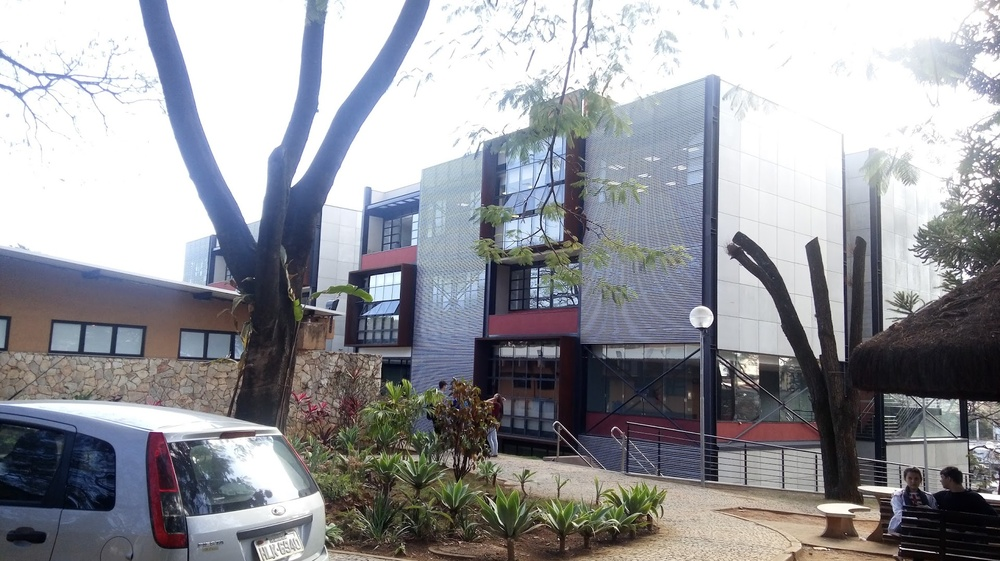
#> input picture new_data/c2.jpg, 1000 x 561 px, shrunk from 1920 x 1078 before the run
$ python main.py
#> lines starting #> are read from the running program, lines starting #| are printed output that depends on the picture
import cv2
from matplotlib import pyplot as plt
import numpy as np

if __name__ == '__main__':

    img_path = "new_data/c2.jpg"
    img = cv2.imread(img_path, 0) # load an image
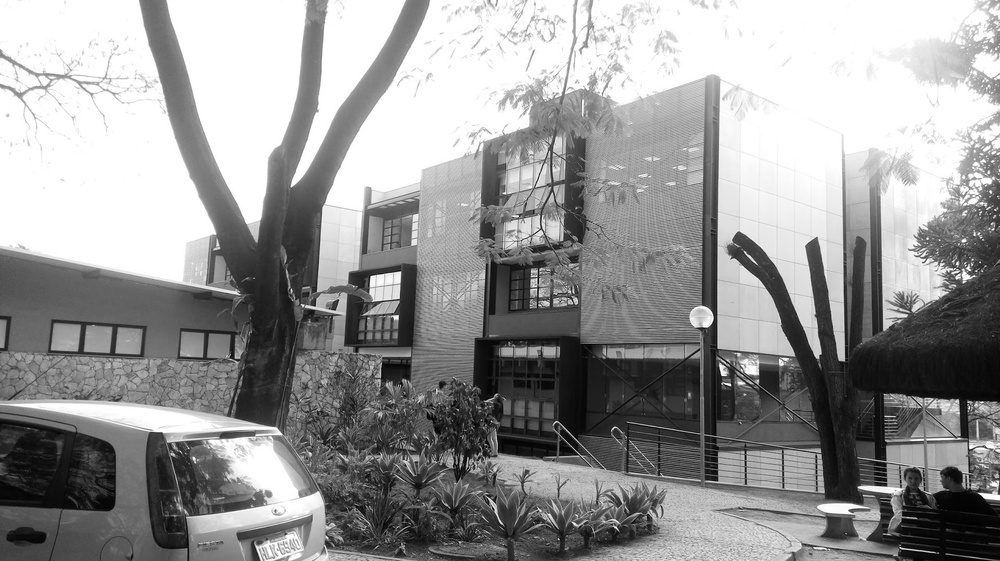
#> img: shape (561, 1000); min 0, max 255, mean 151.6

    # A saída é uma matriz complexa 2D. 1º canal real e 2º imaginário
    # Para fft in opencv, a imagem de entrada precisa ser convertida para float32
    dft = cv2.dft(np.float32(img), flags=cv2.DFT_COMPLEX_OUTPUT)

    # Reorganiza uma transformada de Fourier X mudando a frequência zero
    # componente ao centro da matriz.
    # Caso contrário, começa no topo esquerdo do corenr da imagem (array)
    dft_shift = np.fft.fftshift(dft)

    # Magnitude da função é 20.log (abs (f))
    # Para valores que são 0, podemos acabar com valores indeterminados para log.
    # Portanto, podemos adicionar 1 ao array para evitar ver um warning.
    magnitude_spectrum = 20 * np.log(cv2.magnitude(dft_shift[:, :, 0], dft_shift[:, :, 1]))
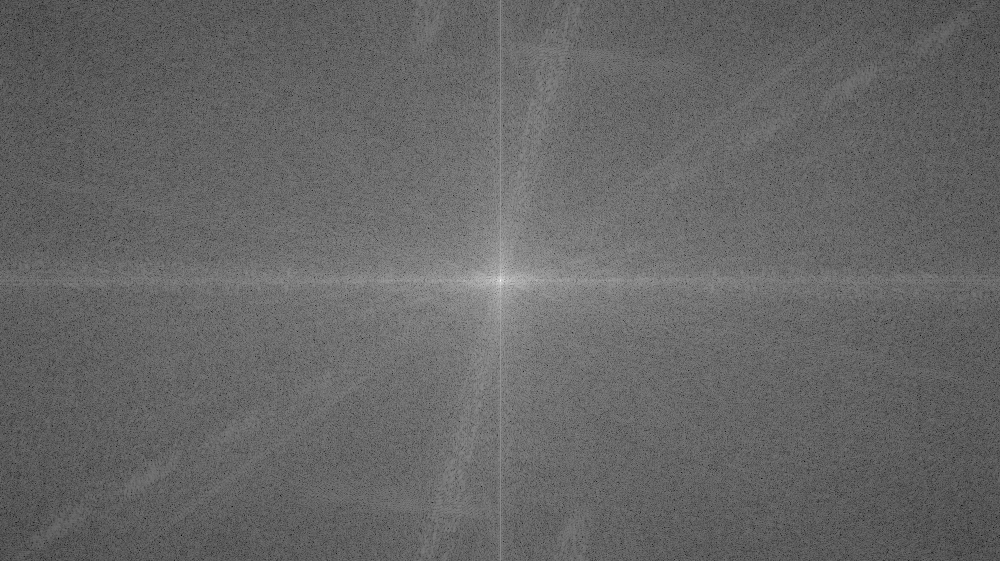
#> magnitude_spectrum: shape (561, 1000) float32; min 51.22, max 365.2, mean 177.6; drawn with min black and max white

    # Máscara circular HPF, o círculo central é 0, permanecendo todos uns
    # Pode ser usado para detecção de borda porque as frequências baixas no centro são bloqueadas
    # e apenas altas frequências são permitidas. As bordas são componentes de alta frequência.

    # Amplifica o ruído.
    # FIGURA 6:
    # rows, cols = img.shape
    # crow, ccol = int(rows / 2), int(cols / 2)
    # mask = np.ones((rows, cols, 2), np.uint8)
    # r = 20
    # center = [crow, ccol]
    # x, y = np.ogrid[:rows, :cols]
    # mask_area = (x - center[0]) ** 2 + (y - center[1]) ** 2 <= r*r
    # mask[mask_area] = 0

    # Máscara LPF circular, o círculo central é 1, permanecendo todos os zeros
    # Permite apenas componentes de baixa frequência - regiões suaves
    # Pode suavizar o ruído, mas desfoca as bordas.
    # FIGURA 7:
    rows, cols = img.shape
#> rows = 561; cols = 1000
    crow, ccol = int(rows / 2), int(cols / 2)
#> crow = 280; ccol = 500
    mask = np.zeros((rows, cols, 2), np.uint8)
    r = 40
    center = [crow, ccol]
#> center = [280, 500]
    x, y = np.ogrid[:rows, :cols]
#> x = 561 values from 0 to 560
    mask_area = (x - center[0]) ** 2 + (y - center[1]) ** 2 <= r*r
    mask[mask_area] = 1

    # [14 lines of commented-out code are left out]
    fshift = dft_shift * mask

    # Obtenha o espectro de magnitude (apenas para fins de plotagem)
    fshift_mask_mag = 20 * np.log(cv2.magnitude(fshift[:, :, 0], fshift[:, :, 1]))
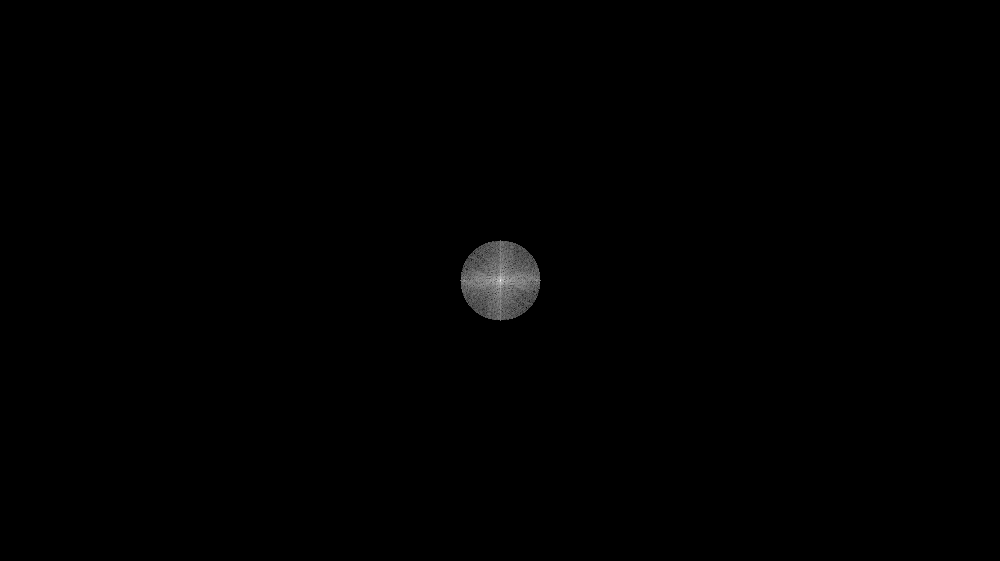
#> fshift_mask_mag: shape (561, 1000) float32; 99.1% of the values are NaN or infinite; the others: min 152, max 365.2, mean 236.2; drawn with min black, max white, NaN and infinite black

    # Inverter deslocamento para mudar a origem de volta para o canto superior esquerdo.
    f_ishift = np.fft.ifftshift(fshift)

    #Inverse DFT to convert back to image domain from the frequency domain.
    #Will be complex numbers
    img_back = cv2.idft(f_ishift)

    #Magnitude spectrum of the image domain
    img_back = cv2.magnitude(img_back[:, :, 0], img_back[:, :, 1])
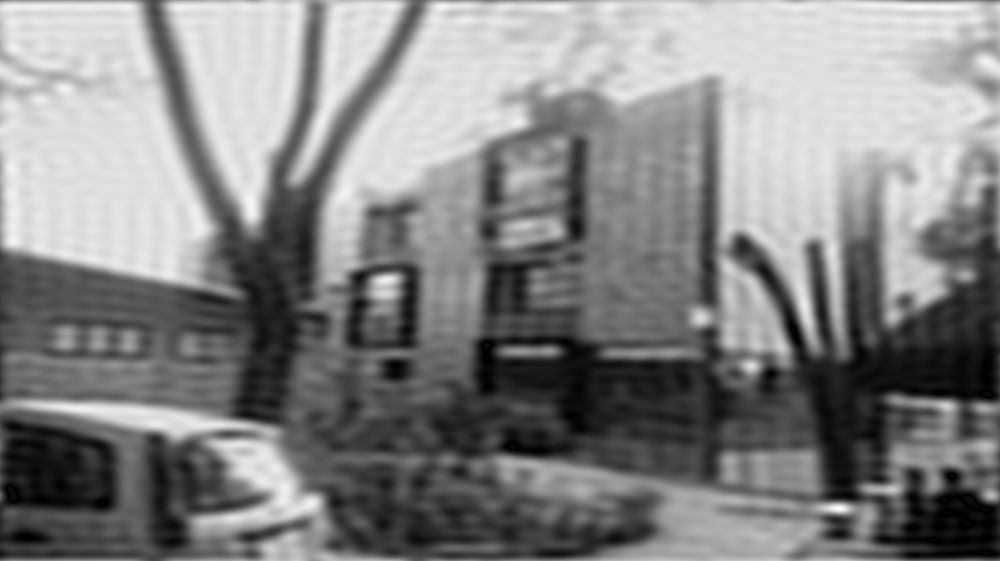
#> img_back: shape (561, 1000) float32; min 392, max 162995392, mean 85041080; drawn with min black and max white

    fig = plt.figure(figsize=(12, 12))
    ax1 = fig.add_subplot(2,2,1)
    ax1.imshow(img, cmap='gray')
    ax1.title.set_text('Input Image')
    ax2 = fig.add_subplot(2,2,2)
    ax2.imshow(magnitude_spectrum, cmap='gray')
    ax2.title.set_text('FFT of image')
    ax3 = fig.add_subplot(2,2,3)
    ax3.imshow(fshift_mask_mag, cmap='gray')
    ax3.title.set_text('FFT + Mask')
    ax4 = fig.add_subplot(2,2,4)
    ax4.imshow(img_back, cmap='gray')
    ax4.title.set_text('After inverse FFT')
    plt.show()
